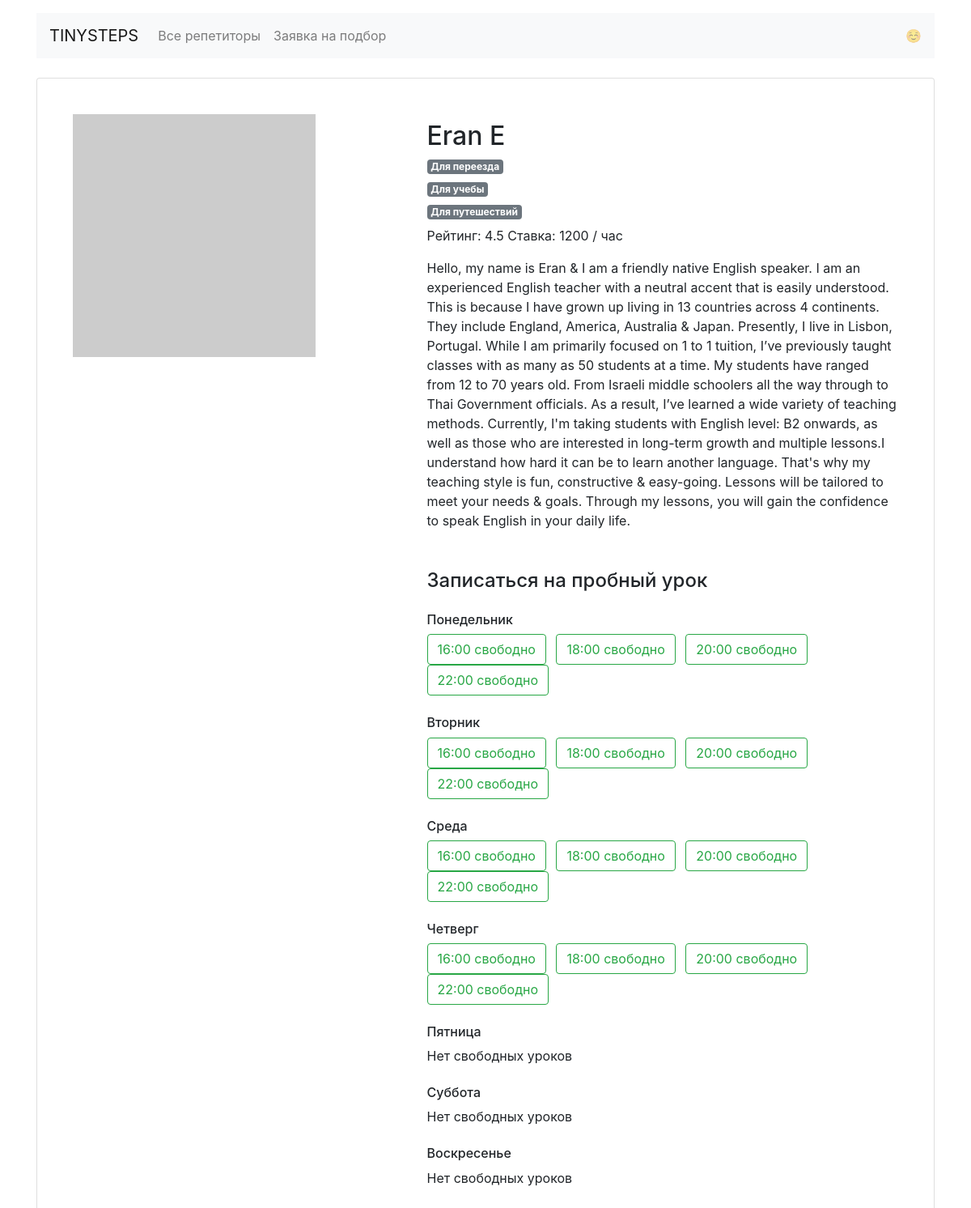
The app's page /profiles/6/ with its own data.
### app.py (models this page shows)
class Teacher(db.Model):
    __tablename__ = "teachers"
    id = db.Column(db.Integer, primary_key=True)
    name = db.Column(db.String, nullable=False)
    price = db.Column(db.Integer, nullable=False)
    schedule = db.Column(db.String, nullable=False)
    rating = db.Column(db.Float, nullable=False)
    picture = db.Column(db.String, nullable=False)
    about = db.Column(db.String, nullable=False)
    goals = db.Column(db.String, nullable=False)
    students = db.relationship("Booking", back_populates="teacher")

### app.py (the view)
@app.route('/profiles/<int:id_tutor>/')
def tutor_page(id_tutor):
    ru_teacher_goal_list = []
    teacher_from_id = db.session.query(Teacher).get_or_404(id_tutor)
    for goal, ru_goal in goals_file.items():
        if goal in json.loads(teacher_from_id.goals):
            ru_teacher_goal_list.append(ru_goal)
    return render_template('profile.html',
                           id_tutor=id_tutor,
                           schedule=json.loads(teacher_from_id.schedule),
                           name=teacher_from_id.name,
                           rating=teacher_from_id.rating,
                           price=teacher_from_id.price,
                           picture=teacher_from_id.picture,
                           about=teacher_from_id.about,
                           eng_dayname=eng_dayname,
                           ru_teacher_goal_list=ru_teacher_goal_list,
                           )

### templates/profile.html (shortened to what this page needs)
{% extends 'base.html' %}
{% block container %}
  <main class="container mt-3">
    <div class="card my-4 mx-auto">
      <div class="card-body m-2 m-md-4">
        <article class="row">
          <div class="col-5"><img src="{{ picture }}" class="img-fluid" alt=""></div>
          <div class="col-7">
            <h6 class="teacher=info">
              <h1 class="h2">{{ name }}</h1>{% for goal in ru_teacher_goal_list %}
              <h6><span class="badge badge-secondary mr-2">{{ goal }}</span></h6>{% endfor %}<p>Рейтинг: {{ rating }} Ставка: {{ price }} / час</p>
              <p>{{ about }}</p>
            <section class="available">
              <h4 class="mb-4 mt-5">Записаться на пробный урок</h4>
              <h6 class="mt-4">Понедельник</h6>
              {% for time, bool in schedule['mon'].items() %} {% if bool == True %}
              <a href="/booking/{{ id_tutor }}/{{ eng_dayname[0] }}/{{ time.partition(':')[0] }}/" class="btn btn-outline-success mr-2">
                {{ time }} свободно</a>{% endif %}{% endfor %}{% if True not in schedule['mon'].values() %}<p>Нет свободных уроков</p>{% endif %}
              <h6 class="mt-4">Вторник</h6>
              {% for time, bool in schedule['tue'].items() %} {% if bool == True %}
              <a href="/booking/{{ id_tutor }}/{{ eng_dayname[1] }}/{{ time.partition(':')[0] }}/" class="btn btn-outline-success mr-2">
                {{ time }} свободно</a>{% endif %}{% endfor %}{% if True not in schedule['tue'].values() %}<p>Нет свободных уроков</p>{% endif %}
              <h6 class="mt-4">Среда</h6>
              {% for time, bool in schedule['wed'].items() %} {% if bool == True %}
              <a href="/booking/{{ id_tutor }}/{{ eng_dayname[2] }}/{{ time.partition(':')[0] }}/" class="btn btn-outline-success mr-2">
                {{ time }} свободно</a>{% endif %}{% endfor %}{% if True not in schedule['wed'].values() %}<p>Нет свободных уроков</p>{% endif %}
              <h6 class="mt-4">Четверг</h6>
              {% for time, bool in schedule['thu'].items() %} {% if bool == True %}
              <a href="/booking/{{ id_tutor }}/{{ eng_dayname[3] }}/{{ time.partition(':')[0] }}/" class="btn btn-outline-success mr-2">
                {{ time }} свободно</a>{% endif %}{% endfor %}{% if True not in schedule['thu'].values() %}<p>Нет свободных уроков</p>{% endif %}
              <h6 class="mt-4">Пятница</h6>
                {% if True not in schedule['fri'].values() %}<p>Нет свободных уроков</p>{% endif %}
              <h6 class="mt-4">Суббота</h6>
                {% if True not in schedule['sat'].values() %}<p>Нет свободных уроков</p>{% endif %}
              <h6 class="mt-4">Воскресенье</h6>
                {% if True not in schedule['sun'].values() %}<p>Нет свободных уроков</p>{% endif %}
            </section>
          </div>
        </article>
      </div>
    </div>
  </main>
</body>{% endblock %}

### records on screen
Teacher: name "Eran E", rating "4.5", price "1200", about "Hello, my name is Eran & I am a friendly native English speaker. I am an experienced English teacher with a neutral accent that is easily understood. This is because I have grown up living in 13 countries across 4 continents. They include England, America, Australia & Japan. Presently, I live in Lisbon, Portugal. While I am primarily focused on 1 to 1 tuition, I’ve previously taught classes with as many as 50 students at a time. My students have ranged from 12 to 70 years old. From Israeli middle schoolers all the way through to Thai Government officials. As a result, I’ve learned a wide variety of teaching methods. Currently, I'm taking students with English level: B2 onwards, as well as…"

### other values on screen
{{ goal }} "Для переезда" "Для учебы" "Для путешествий"
{{ time }} "16:00" "18:00" "20:00" "22:00"
